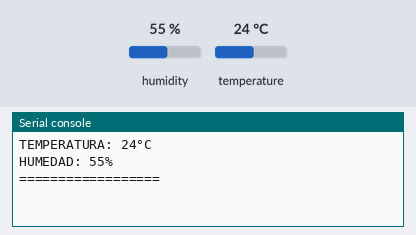
The program below on a simulated MicroPython board. On the bench: the last lines printed to the serial console. The inputs (shaded band) are chosen by the test bench; at power-on: humidity 55 %, temperature 24 °C.

Above: at 1.2 s.
1.3 s: humidity set to 22 %
At 3.0 s:
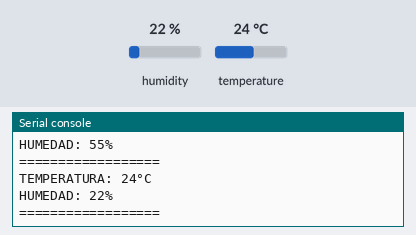
4.0 s: temperature set to 12 °C
At 5.4 s:
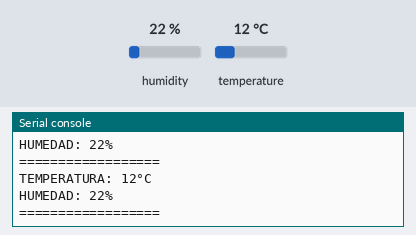
6.7 s: humidity set to 40 %
At 8.9 s:
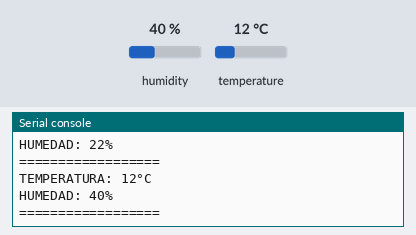
Timing chart, 0 to 10.4 s (numbered marks = the images above; inputs shaded):
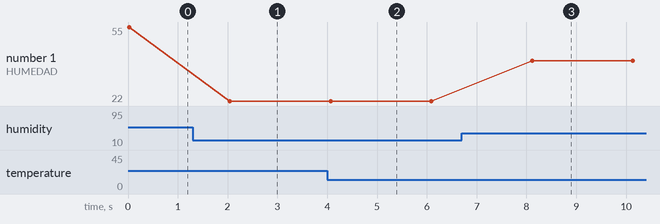

Measured:
- after the input at 1.3 s, the serial console: prints a new line after 0.75 s (image 1)
- after the input at 4.0 s, the serial console: prints a new line after 0.07 s (image 2)
- after the input at 6.7 s, the serial console: prints a new line after 1.4 s (image 3)
- plotted number 1: 55 → 22 after the input at 1.3 s, 22 → 40 after the input at 6.7 s

The program:

Codigo.py
```python
from machine import Pin
import time
from dht import DHT11

# Crear el pin usando la clase DHT11
sensor = DHT11(Pin(15))

while(True):

    # Actualizar los valores de temperatura y humedad del sensor
    sensor.measure()

    # Asignar los valores a las variables
    temp = sensor.temperature()
    hum = sensor.humidity()

    # Mostrar los valores leidos
    print("TEMPERATURA: " + str(temp) + "°C")
    print("HUMEDAD: " + str(hum) + "%")
    print("==================")

    # Espera de 2 segundos antes de actualizar el sensor
    time.sleep(2)
```
